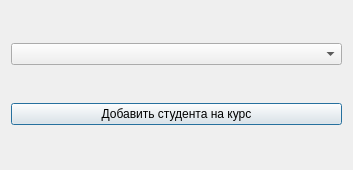
<?xml version="1.0" encoding="UTF-8"?>
<ui version="4.0">
 <class>AddStudKyrs</class>
 <widget class="QDialog" name="AddStudKyrs">
  <property name="geometry">
   <rect>
    <x>0</x>
    <y>0</y>
    <width>353</width>
    <height>170</height>
   </rect>
  </property>
  <property name="windowTitle">
   <string>Выбор студента</string>
  </property>
  <layout class="QVBoxLayout" name="verticalLayout">
   <item>
    <widget class="QComboBox" name="comboBox"/>
   </item>
   <item>
    <widget class="QPushButton" name="pushButton">
     <property name="text">
      <string>Добавить студента на курс</string>
     </property>
    </widget>
   </item>
  </layout>
 </widget>
 <resources/>
 <connections/>
</ui>
